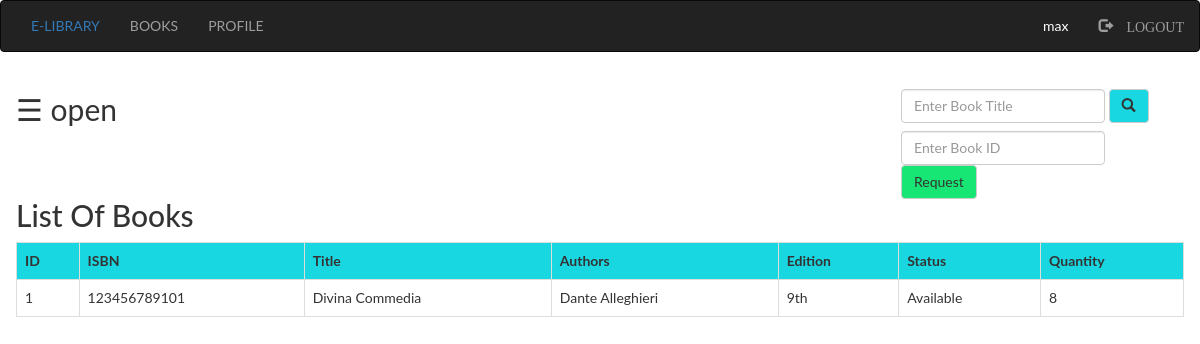
Screenshot of /src/user/books.php (signed in) with the database file from the repository.
### tables this page shows
CREATE TABLE `books` (
  `id` int(10) NOT NULL,
  `isbn` varchar(50) NOT NULL,
  `title` varchar(50) NOT NULL,
  `authors` varchar(50) NOT NULL,
  `edition` varchar(50) NOT NULL,
  `status` varchar(50) NOT NULL,
  `quantity` int(100) NOT NULL
);

### src/user/books.php (the view, shortened to what this page needs)
<?php
  include "connection.php";
  include "navbar.php";
?>
<!DOCTYPE html>
<html>
<head>
</head>
<body>
<div id="main">
  <span style="font-size:30px;cursor:pointer" onclick="openNav()">&#9776; open</span>
 <div class="srch" style="margin-bottom: -20px;">
  <form class="navbar-form" method="post" name="form1">
      <input class="form-control" type="text" name="search" placeholder="Enter Book Title" required="">
      <button style="background-color: #19d7e0;" type="submit" name="submit" class="btn btn-default">
      <span class="glyphicon glyphicon-search"></span>
      </button>
  </form>
	<form class="navbar-form" method="post" name="form1">
			<input class="form-control" type="text" name="id" placeholder="Enter Book ID" required="">
			<button style="background-color: #18e674;" type="submit" name="submit1" class="btn btn-default">Request
			</button>
	</form>
</div>
  <h2>List Of Books</h2>
  <?php
      if(isset($_POST['submit']))
      {
        $q=mysqli_query($db,"SELECT * from books where title like '%$_POST[search]%' ");
        if(mysqli_num_rows($q)==0)
        {
          echo "Sorry, no book found.";
        }
        else
        {
          echo "<table class='table table-bordered table-hover'>";
          echo "<tr style='background-color: #19d7e0;'>";
            echo "<th>"; echo "ID";       echo "</th>";
            echo "<th>"; echo "ISBN";     echo "</th>";
            echo "<th>"; echo "Title";    echo "</th>";
            echo "<th>"; echo "Authors";  echo "</th>";
            echo "<th>"; echo "Edition";  echo "</th>";
            echo "<th>"; echo "Status";   echo "</th>";
            echo "<th>"; echo "Quantity"; echo "</th>";
          echo "</tr>";
        while($row=mysqli_fetch_assoc($q))
        {
          echo "<tr>";
            echo "<td>"; echo $row['id'];       echo "</td>";
            echo "<td>"; echo $row['isbn'];     echo "</td>";
            echo "<td>"; echo $row['title'];    echo "</td>";
            echo "<td>"; echo $row['authors'];  echo "</td>";
            echo "<td>"; echo $row['edition'];  echo "</td>";
            echo "<td>"; echo $row['status'];   echo "</td>";
            echo "<td>"; echo $row['quantity']; echo "</td>";
          echo "</tr>";
        }
          echo "</table>";
        }
      }
      else
      {
        $res=mysqli_query($db,"SELECT * FROM `books` ORDER BY `books`.`title` ASC; ");
            echo "<table class='table table-bordered table-hover'>";
            echo "<tr style='background-color: #19d7e0;'>";
              echo "<th>"; echo "ID";       echo "</th>";
              echo "<th>"; echo "ISBN";     echo "</th>";
              echo "<th>"; echo "Title";    echo "</th>";
              echo "<th>"; echo "Authors";  echo "</th>";
              echo "<th>"; echo "Edition";  echo "</th>";
              echo "<th>"; echo "Status";   echo "</th>";
              echo "<th>"; echo "Quantity"; echo "</th>";
            echo "</tr>";
        while($row=mysqli_fetch_assoc($res))
      {
          echo "<tr>";
            echo "<td>"; echo $row['id'];        echo "</td>";
            echo "<td>"; echo $row['isbn'];      echo "</td>";
            echo "<td>"; echo $row['title'];     echo "</td>";
            echo "<td>"; echo $row['authors'];   echo "</td>";
            echo "<td>"; echo $row['edition'];   echo "</td>";
            echo "<td>"; echo $row['status'];    echo "</td>";
            echo "<td>"; echo $row['quantity'];  echo "</td>";
          echo "</tr>";
      }
          echo "</table>";
      }
				  ?>
</body>
</html>

### src/user/books.php (style rules this page uses)
body { font-family: "Lato", sans-serif; }
.srch { padding-left: 870px; margin-top: -50px; }
#main { transition: margin-left .5s; padding: 16px; }

### rows the page displays
books: id "1", isbn "123456789101", title "Divina Commedia", authors "Dante Alleghieri", edition "9th", status "Available", quantity "8"

### other values shown
$_SESSION['login_user'] "max"
